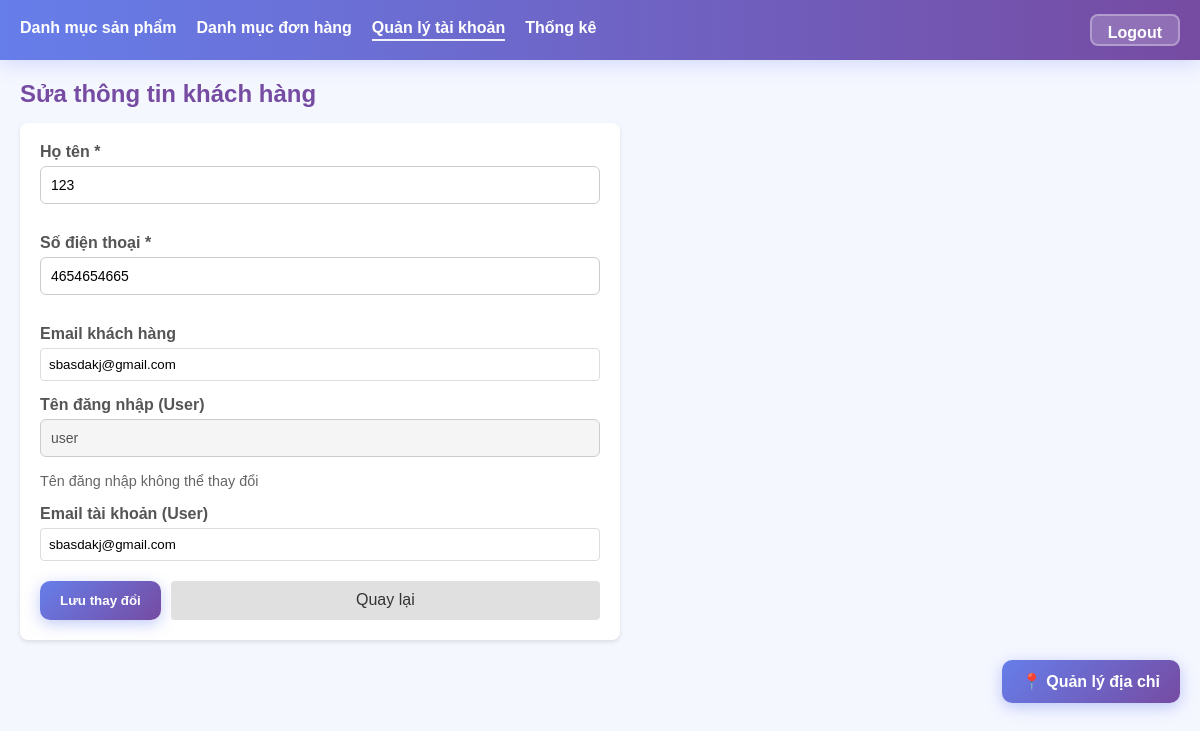
/admin/edit_customer.php?id=1 (signed in), run on the app's committed database.
### tables this page shows
CREATE TABLE `khach_hang` (
  `id` int(11) NOT NULL,
  `user_id` int(11) DEFAULT NULL,
  `ho_ten` varchar(100) NOT NULL,
  `so_dien_thoai` varchar(20) NOT NULL,
  `email` varchar(100) DEFAULT NULL,
  `created_at` datetime DEFAULT current_timestamp()
);

CREATE TABLE `user` (
  `id` int(11) NOT NULL,
  `ten_dang_nhap` varchar(100) NOT NULL,
  `mat_khau` varchar(255) DEFAULT NULL,
  `loai_user` varchar(20) DEFAULT 'admin',
  `email` varchar(100) DEFAULT NULL,
  `created_at` datetime DEFAULT current_timestamp()
);

### classes/autoload.php (called while the page is built, shortened)
<?php
spl_autoload_register(function ($class) {
    $baseDir = __DIR__ . '/';
    $classMap = [
        'Database' => 'Database.php',
        'SanPham' => 'SanPham.php',
        'KhachHang' => 'KhachHang.php',
        'DiaChi' => 'DiaChi.php',
        'DonHang' => 'DonHang.php',
        'DonHangChiTiet' => 'DonHangChiTiet.php',
        'SanPhamRepository' => 'repositories/SanPhamRepository.php',
        'KhachHangRepository' => 'repositories/KhachHangRepository.php',
        'DiaChiRepository' => 'repositories/DiaChiRepository.php',
        'DonHangRepository' => 'repositories/DonHangRepository.php',
        'StatisticsService' => 'services/StatisticsService.php',
        'InvoiceGenerator' => 'services/InvoiceGenerator.php',
    ];
});

### classes/Database.php (called while the page is built, shortened)
<?php
class Database {
    private static $instance = null;
    private $connection;
    private function __construct() {
        try {
            $this->connection = new PDO(
                "mysql:host=" . DATABASE_SERVER . ";dbname=" . DATABASE_NAME . ";charset=utf8mb4",
                DATABASE_USER,
                DATABASE_PASSWORD,
                [
                    PDO::ATTR_ERRMODE => PDO::ERRMODE_EXCEPTION,
                    PDO::ATTR_DEFAULT_FETCH_MODE => PDO::FETCH_ASSOC,
                    PDO::ATTR_EMULATE_PREPARES => false
                ]
            );
        } catch(PDOException $e) {
            throw new Exception("Connection failed: " . $e->getMessage());
        }
    }
    public static function getInstance() {
        if (self::$instance === null) {
            self::$instance = new self();
        }
        return self::$instance;
    }
    public function getConnection() {
        return $this->connection;
    }
}

### classes/repositories/KhachHangRepository.php (called while the page is built, shortened)
<?php
require_once __DIR__ . '/../Database.php';
require_once __DIR__ . '/../KhachHang.php';
class KhachHangRepository {
    private $db;
    public function __construct() {
        $this->db = Database::getInstance()->getConnection();
    }
    public function findById($id) {
        $sql = 'SELECT * FROM khach_hang WHERE id = :id';
        $stmt = $this->db->prepare($sql);
        $stmt->execute([':id' => $id]);
        $row = $stmt->fetch();
        return $row ? $this->mapToObject($row) : null;
    }
    private function mapToObject($row) {
        return new KhachHang(
            $row['id'],
            $row['ho_ten'],
            $row['so_dien_thoai'],
            $row['email'] ?? null,
            $row['created_at'] ?? null
        );
    }
}

### classes/KhachHang.php (called while the page is built, shortened)
<?php
class KhachHang {
    private $ho_ten;
    private $so_dien_thoai;
    private $email;
    public function __construct($id = null, $ho_ten = null, $so_dien_thoai = null, $email = null, $created_at = null) {
        $this->ho_ten = $ho_ten;
        $this->so_dien_thoai = $so_dien_thoai;
        $this->email = $email;
    }
    public function getHoTen() { return $this->ho_ten; }
    public function getSoDienThoai() { return $this->so_dien_thoai; }
    public function getEmail() { return $this->email; }
}

### admin/edit_customer.php (the view, shortened to what this page needs)
<?php
require '../config/db.php';
$id = isset($_GET['id']) ? intval($_GET['id']) : 0;
$khachHangRepo = new KhachHangRepository();
$khachHang = $khachHangRepo->findById($id);
$userStmt = $connection->prepare('SELECT id, ten_dang_nhap, email FROM user WHERE id = (SELECT user_id FROM khach_hang WHERE id = :id)');
$userStmt->execute([':id' => $id]);
$user = $userStmt->fetch(PDO::FETCH_OBJ);
?>
<!doctype html>
<html lang="vi">
<head>
  <link rel="stylesheet" href="../CSS/styles_admin.css">
</head>
<body>
  <div class="navbar">
    <div class="menu">
      <a href="san_pham_admin.php">Danh mục sản phẩm</a>
      <a href="don_hang_admin.php">Danh mục đơn hàng</a>
      <a href="user_admin.php" class="active">Quản lý tài khoản</a>
      <a href="thong_ke_doanh_thu.php">Thống kê</a>
    </div>
    <a href="../auth/logout.php" class="logout-btn">Logout</a>
  </div>
  <div class="container">
    <h2>Sửa thông tin khách hàng</h2>
    <div class="form-container">
      <form method="post">
        <div class="form-group">
          <label class="form-label">Họ tên *</label>
          <input type="text" name="ho_ten" value="<?= htmlspecialchars($_POST['ho_ten'] ?? $khachHang->getHoTen()) ?>"
                 required class="form-input">
        </div>
        <div class="form-group">
          <label class="form-label">Số điện thoại *</label>
          <input type="text" name="so_dien_thoai" value="<?= htmlspecialchars($_POST['so_dien_thoai'] ?? $khachHang->getSoDienThoai()) ?>"
                 required class="form-input">
        </div>
        <div class="form-group">
          <label class="form-label">Email khách hàng</label>
          <input type="email" name="email" value="<?= htmlspecialchars($_POST['email'] ?? $khachHang->getEmail() ?? '') ?>"
                 class="form-input">
        </div>
        <?php if ($user): ?>
        <div class="form-group">
          <label class="form-label">Tên đăng nhập (User)</label>
          <input type="text" value="<?= htmlspecialchars($user->ten_dang_nhap) ?>"
                 disabled class="form-input">
          <small class="form-text">Tên đăng nhập không thể thay đổi</small>
        </div>
        <div class="form-group">
          <label class="form-label">Email tài khoản (User)</label>
          <input type="email" name="user_email" value="<?= htmlspecialchars($_POST['user_email'] ?? $user->email ?? '') ?>"
                 class="form-input">
        </div>
        <?php endif; ?>
        <div class="form-actions">
          <button type="submit" class="btn-add-new">Lưu thay đổi</button>
          <a href="user_admin.php" class="btn btn-secondary">Quay lại</a>
        </div>
      </form>
    </div>
    <div style="margin-top: 20px;">
      <a href="manage_addresses.php?khach_hang_id=<?= $id ?>" class="btn-add-new" style="display: inline-block;">
        📍 Quản lý địa chỉ
      </a>
    </div>
  </div>
</body>
</html>

### CSS/styles_admin.css (style rules this page uses)
* { box-sizing: border-box; margin: 0; padding: 0; font-family: Arial, sans-serif; }
:root { --admin-bg: #f5f7ff; --admin-panel: #ffffff; --admin-primary: #667eea; --admin-primary-700: #764ba2; --admin-accent: #9c88ff; --admin-gradient: linear-gradient(135deg, #667eea 0%, #764ba2 100%); --admin-gradient-horizontal: linear-gradient(90deg, #667eea 0%, #764ba2 100%); }
body { background-color: var(--admin-bg); }
.navbar { position: sticky; top: 0; z-index: 1000; background: var(--admin-gradient-horizontal); padding: 14px 20px; display: flex; justify-content: space-between; align-items: center; box-shadow: 0 4px 20px rgba(102, 126, 234, 0.25); }
.navbar .menu { display: flex; gap: 20px; }
.navbar a { text-decoration: none; color: #ffffff; font-weight: 700; transition: 0.18s ease; padding-bottom: 2px; }
.navbar a.active { border-bottom: 2px solid rgba(255,255,255,0.9); }
.logout-btn { background: rgba(255, 255, 255, 0.2); border: 2px solid rgba(255, 255, 255, 0.3); color: white; padding: 8px 16px; border-radius: 8px; cursor: pointer; font-weight: 600; transition: all 0.3s ease; text-decoration: none; backdrop-filter: blur(10px); }
.container { padding: 20px; }
h2 { margin-bottom: 15px; color: var(--admin-primary-700); }
.btn-add-new { margin-top: 0; background: var(--admin-gradient); border: none; color: #fff; padding: 12px 20px; border-radius: 10px; cursor: pointer; font-weight: 700; float: right; transition: all 0.3s ease; text-decoration: none; box-shadow: 0 4px 15px rgba(102, 126, 234, 0.4); }
label { display: block; margin-bottom: 6px; font-weight: bold; color: #333; }
input[type="text"], input[type="number"], input[type="file"] { width: 100%; padding: 10px; margin-bottom: 15px; border: 1px solid #ccc; border-radius: 6px; font-size: 14px; }
.form-container { background: #fff; padding: 20px; border-radius: 8px; box-shadow: 0 2px 4px rgba(0,0,0,0.1); max-width: 600px; }
.form-group { margin-bottom: 15px; }
.form-label { display: block; margin-bottom: 5px; font-weight: bold; color: #555; }
.form-input { width: 100%; padding: 8px; border: 1px solid #ddd; border-radius: 4px; }
.form-input:disabled { background: #f5f5f5; }
.form-text { color: #666; font-size: 0.9em; }
.form-actions { margin-top: 20px; display: flex; gap: 10px; }
.form-actions .btn { flex: 1; text-align: center; padding: 10px; text-decoration: none; border-radius: 4px; }
.btn-secondary { background: #e0e0e0; color: #333; }

### data on the page
khach_hang: ho_ten "123", so_dien_thoai "4654654665", email "sbasdakj@gmail.com"
user: ten_dang_nhap "user", user_email "sbasdakj@gmail.com"
